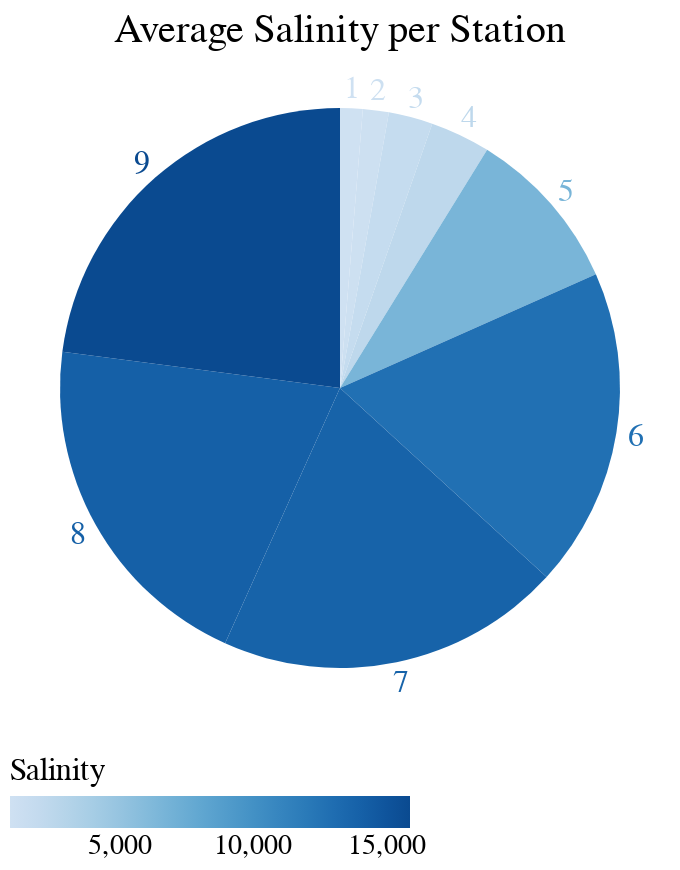

Notebook source saved alongside this figure:
### Code cell
base=alt.Chart(source).mark_arc().encode(
    alt.Theta("Salinity:Q").stack(True),
    alt.Color("Salinity:Q").legend(title='Salinity',titleFontWeight='normal', orient='bottom' ,
                                    titleFontSize=16, labelFontWeight='normal',labelFontSize=14),
    tooltip=[alt.Tooltip('Station:N', title='Station'), 'Salinity']
)
pie = base.mark_arc(outerRadius=140)
text = base.mark_text(radius=150, size=16).encode(text="Station:N")

(pie + text).properties(
    title='Average Salinity per Station',
    width=330,
    height=330).configure_title(fontWeight='normal',fontSize=20)

### Figure 1 — Vega-Lite specification as saved in the notebook (floating-point values rounded to 4 significant figures)
{"config": {"view": {"continuousWidth": 300, "continuousHeight": 300}, "title": {"fontSize": 20, "fontWeight": "normal"}}, "layer": [{"mark": {"type": "arc", "outerRadius": 140}, "encoding": {"color": {"field": "Salinity", "legend": {"title": "Salinity", "titleFontWeight": "normal", "orient": "bottom", "titleFontSize": 16, "labelFontWeight": "normal", "labelFontSize": 14}, "type": "quantitative"}, "theta": {"field": "Salinity", "stack": true, "type": "quantitative"}, "tooltip": [{"field": "Station", "title": "Station", "type": "nominal"}, {"field": "Salinity", "type": "quantitative"}]}}, {"mark": {"type": "text", "radius": 150, "size": 16}, "encoding": {"color": {"field": "Salinity", "legend": {"title": "Salinity", "titleFontWeight": "normal", "orient": "bottom", "titleFontSize": 16, "labelFontWeight": "normal", "labelFontSize": 14}, "type": "quantitative"}, "text": {"field": "Station", "type": "nominal"}, "theta": {"field": "Salinity", "stack": true, "type": "quantitative"}, "tooltip": [{"field": "Station", "title": "Station", "type": "nominal"}, {"field": "Salinity", "type": "quantitative"}]}}], "data": {"name": "data-3695123fbed79f12b6d972817827487d"}, "height": 330, "title": "Average Salinity per Station", "width": 330, "$schema": "https://vega.github.io/schema/vega-lite/v5.20.1.json", "datasets": {"data-3695123fbed79f12b6d972817827487d": [{"Station": 1, "Salinity": 900.6}, {"Station": 2, "Salinity": 1033.0}, {"Station": 3, "Salinity": 1764.0}, {"Station": 4, "Salinity": 2396.0}, {"Station": 5, "Salinity": 6603.0}, {"Station": 6, "Salinity": 12760.0}, {"Station": 7, "Salinity": 13800.0}, {"Station": 8, "Salinity": 14070.0}, {"Station": 9, "Salinity": 15870.0}]}}
